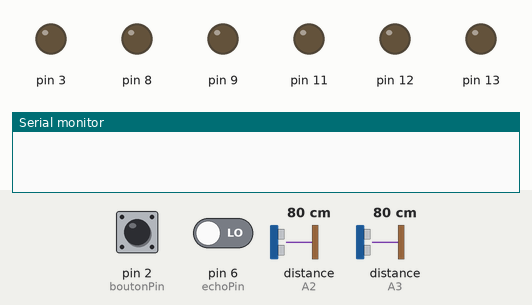
Bench run of a sketch on a simulated Arduino Uno, built with avr-gcc and run on an emulated ATmega328P. Parts: output pins drawn as LEDs (lit = HIGH), the last lines printed to the serial monitor. Inputs (shaded band) come from the test bench; at power-on: distance to the obstacle (sensors on A2, A3) 80 cm, pin 2 (boutonPin) HIGH, pin 6 (echoPin) LOW. The echo pulse lasts 58.3 µs per cm; pins used as bus, display or sensor lines are not drawn.

Above: at 1.2 s.
1.3 s: distance to the obstacle (sensor on A2) set to 86 cm
At 6.5 s:
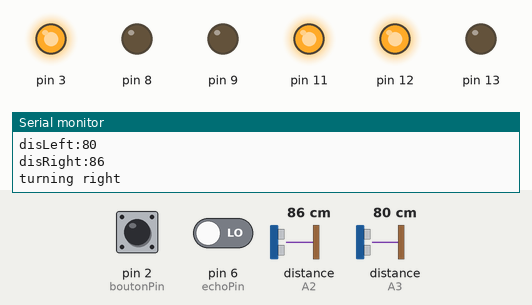
15.3 s: distance to the obstacle (sensor on A3) set to 88 cm
At 21.5 s:
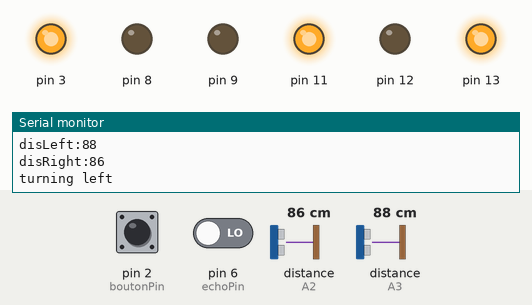
29.1 s: pin 2 (boutonPin) pulled LOW for 1 s
32.7 s: pin 2 (boutonPin) pulled LOW for 0.15 s
At 41.5 s:
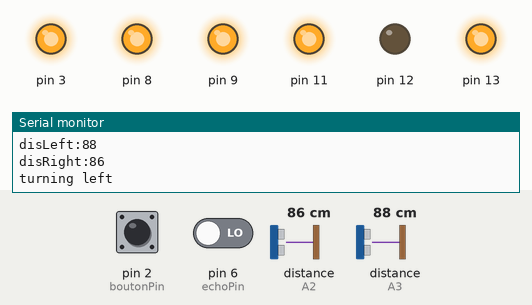
46.8 s: distance to the obstacle (sensor on A2) set to 93 cm
At 55.4 s:
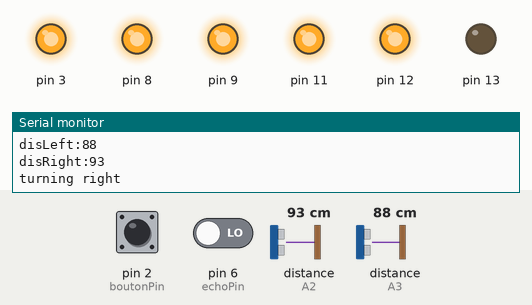
Timing chart, 0 to 61.8 s (numbered marks = the images above; inputs shaded):
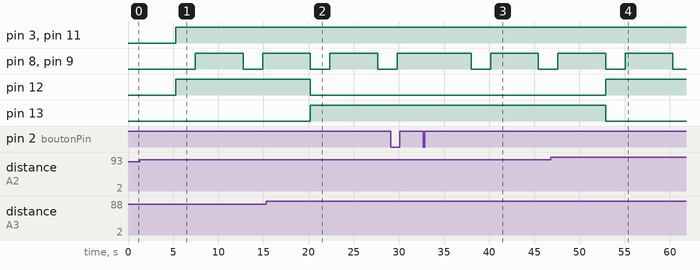

Measured:
- the behaviour switches between 80 and 81 cm on distance to the obstacle (sensor on A2) (found by bisection; images 0 and 1)
- the behaviour switches between 85 and 86 cm on distance to the obstacle (sensor on A3) (found by bisection; images 1 and 2)
- the behaviour switches between 88 and 89 cm on distance to the obstacle (sensor on A2) (found by bisection; images 3 and 4)
- after the input at 1.3 s, pin 12: LOW → HIGH after 4.0 s; pin 13: stays LOW (without the input it goes to HIGH after 4.0 s)
- after the input at 15.3 s, pin 12: HIGH → LOW after 4.9 s; pin 13: LOW → HIGH after 4.9 s
- after the input at 32.7 s, pin 8, pin 9: HIGH → LOW after 5.3 s, → HIGH 2.2 s later, → LOW 5.3 s later
- after the input at 46.8 s, pin 12: LOW → HIGH after 6.1 s; pin 13: HIGH → LOW after 6.1 s

The sketch:

atelier.ino
```cpp
#include <SharpIR.h>

//infrarouge pin
#define IRPinLeft A3
#define IRPinRight A2

#define left 0
#define right !left
//ultraSon pin
#define echoPin 6
#define trigPin 7

#define boutonPin 2//bouton pin

#define minDis 20 //la distance minimum ultrason
#define minDisInfrarouge 20//la distance minimum Infrarouge
#define maxDis 150 //la distance maximum ultrason
#define sec 1200  //delai
#define vSon 59 //valeur de temps en µs d'un aller retour du son sur 1cm

//********//

bool running_ = true;
int vitesse =60;
int turningDelay =sec*1.8;
int turningSpeed =vitesse;

//

SharpIR sensorLeft( SharpIR::GP2Y0A02YK0F, IRPinLeft );
SharpIR sensorRight( SharpIR::GP2Y0A02YK0F, IRPinRight );

//structure
struct Motor{
  int brake,direction_,speed_;
  } ;
//declaration des deux motors
struct Motor motor2,motor1;


void setup() {
  //les pins des motors
  motor1.brake = 9;
  motor1.direction_= 12;
  motor1.speed_ = 3;
  motor2.brake=8;
  motor2.direction_=13;
  motor2.speed_ =11;
  Serial.begin(9600);
  //initialiser les pins des motors
  pinMode(motor1.brake, OUTPUT); //Initiates Motor Channel A pin
  pinMode(motor2.brake, OUTPUT); //Initiates Motor Channel A pin
  pinMode(motor1.direction_, OUTPUT); //Initiates Brake Channel A pin
  pinMode(motor2.direction_, OUTPUT); //Initiates Brake Channel A pin
  pinMode(motor1.speed_, OUTPUT); //Initiates Brake Channel A pin
  pinMode(motor2.speed_, OUTPUT); //Initiates Brake Channel A pin
  //initailiser pin boutton
  pinMode(boutonPin,INPUT_PULLUP);
  //initailiser pin ultrason
  pinMode(echoPin,INPUT);
  pinMode(trigPin,OUTPUT);
}

void loop() {
  int distanceFace;
  bool b = digitalRead(boutonPin);
  if(!b){
    running_ = !running_;
    if(!running_){
      arreter();
      delay(1000);
    }
   }
   if (!running_){
    Serial.println("Not running");
    return;
  }
  //calculer la distance entre l ultrason et l'obstacle
  distanceFace = getSoundDis();
  Serial.print("distanceFace:");
  Serial.println(distanceFace);

  //si le robot est plus loin de l'obstacle ,le robot avance
  if(distanceFace < 0 || distanceFace > minDis){
    avancer(vitesse);
  }
  //si le robot est proche de l'obstacle on calcule la distance par les deux infrarouges pour choisir la direction de rotation
  else{
    int disRight = sensorRight.getDistance();
    int disLeft = sensorLeft.getDistance();
    //delay(100);
    Serial.print("disLeft:");
    Serial.println(disLeft);

    Serial.print("disRight:");
    Serial.println(disRight);

    //si les deux distances calculer par l'infrarouge inférieur à minDisInfrarouge le robot marche en arriére
    if(disLeft <= minDisInfrarouge && disRight<=minDisInfrarouge){
      moveBack(vitesse,disRight,disLeft);
    }
    //choisir la direction de rotation
    else{
      arreter();
      if(disLeft < disRight){
        Serial.println("turning right");
        tourner(turningDelay,right,turningSpeed);
        arreter();
      }
      else{
        Serial.println("turning left");
        tourner(turningDelay,left,turningSpeed);
        arreter();
      }
    }
  }
}

void avancer(int vitesse){
  digitalWrite(motor1.brake,LOW);
  digitalWrite(motor2.brake,LOW);
  digitalWrite(motor1.direction_,HIGH);
  digitalWrite(motor2.direction_,HIGH);
  digitalWrite(motor1.speed_,vitesse);
  digitalWrite(motor2.speed_,vitesse);
}

int getSoundDis(){
  int sum = 0;
  int iters = 5;
  for(int i=0;i<iters;i++){
    digitalWrite(trigPin, LOW);
    delayMicroseconds(2);

    digitalWrite(trigPin, HIGH);
    delayMicroseconds(10);
    int dur = pulseIn(echoPin,HIGH);
    delay(50);
    sum+=dur;
  }
  sum /= iters;
  return sum/vSon;  //vSon :valeur de temps pour parcourir 1cm en microseconde
}

void arreter(){
  digitalWrite(motor1.brake,HIGH);
  digitalWrite(motor2.brake,HIGH);
}
void moveBack(int vitesse,int disRight,int disLeft){
  while(disRight <minDisInfrarouge && disLeft<minDisInfrarouge){
      digitalWrite(motor1.brake,LOW);
      digitalWrite(motor2.brake,LOW);
      digitalWrite(motor1.direction_,LOW);
      digitalWrite(motor2.direction_,LOW);
      digitalWrite(motor1.speed_,vitesse);
      digitalWrite(motor2.speed_,vitesse);
      disRight=sensorRight.getDistance();
      disLeft = sensorLeft.getDistance();
  }
  if(disRight<disLeft){
      tourner(turningDelay,left,turningSpeed);
      arreter();
  }
  else{
    tourner(turningDelay,right,turningSpeed);
    arreter();
  }
}

void tourner(int duration,int dir,int vitesse){
  digitalWrite(motor1.brake,LOW);
  digitalWrite(motor2.brake,LOW);
  digitalWrite(motor1.direction_,dir?HIGH:LOW);
  digitalWrite(motor2.direction_,!dir?HIGH:LOW);
  digitalWrite(motor1.speed_,vitesse);
  digitalWrite(motor2.speed_,vitesse);
  delay(duration);
}
```
